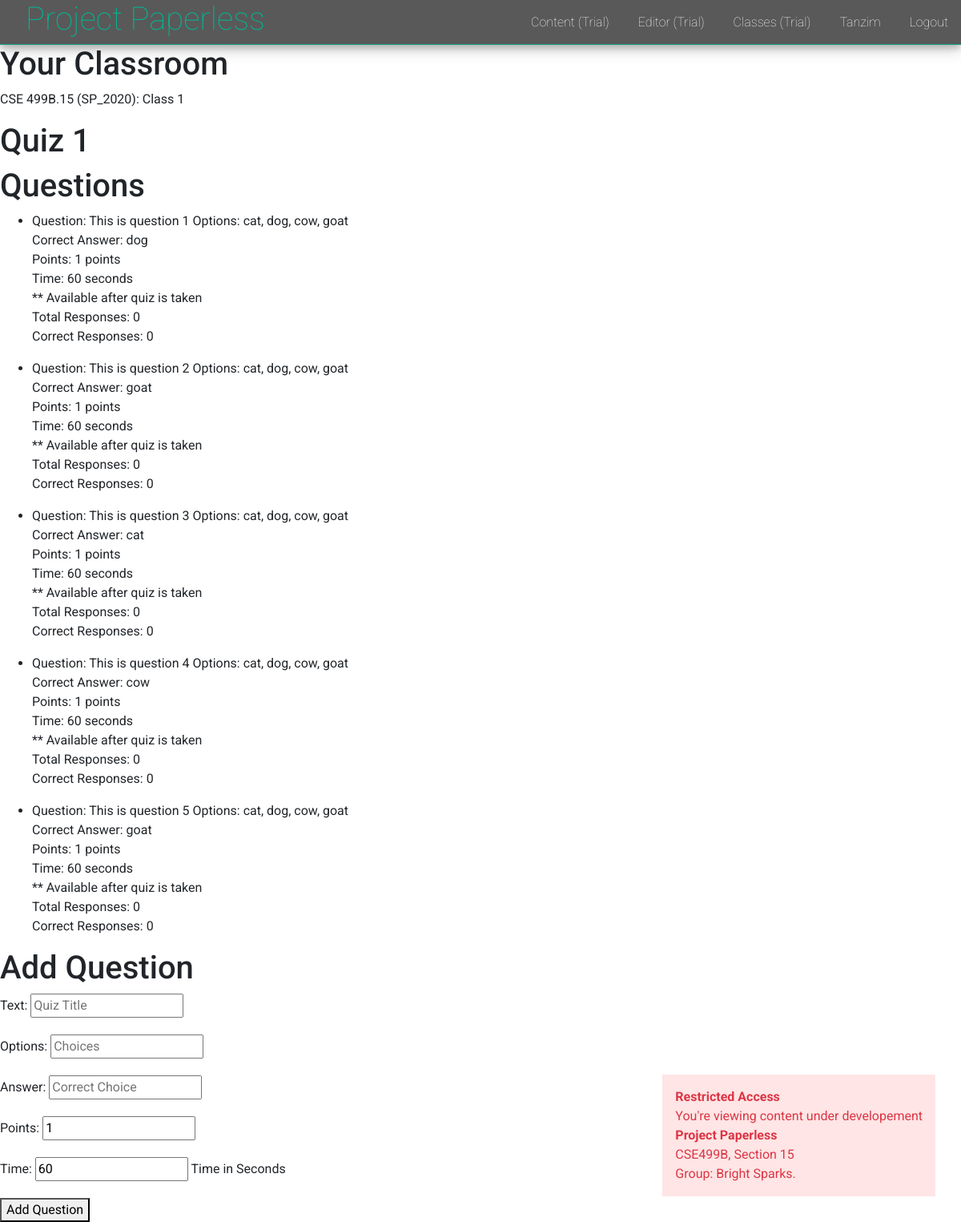
The app's page /classroom/uoCd/3/quiz/ (signed in) with its own data.
### users/models.py (models this page shows)
class User(AbstractUser):
    username = models.CharField(
        error_messages={'unique': 'A user with that username already exists.'},
        help_text='Required. 10 characters or fewer.',
        max_length=10,
        unique=True,
        primary_key=True,
        validators=[UnicodeUsernameValidator(), MinLengthValidator(3)],
        verbose_name='username')
    is_educator = models.BooleanField(default=False)

### classrooms/models.py (models this page shows, shortened)
class Classroom(models.Model):
    id = models.CharField(max_length=128, primary_key=True)
    name = models.CharField(max_length=128)
    semester = models.CharField(max_length=12)
    course_code = models.CharField(max_length=30)
    section = models.IntegerField()
    students = models.ManyToManyField('users.User', related_name='classrooms')
    instructor = models.ForeignKey('users.User', related_name='classroom', on_delete=models.CASCADE)
    class Meta:
        constraints = [
            models.UniqueConstraint(fields=['course_code', 'section', 'semester'], name='unique_classroom')
        ]
    def get_string(self):
        return f'{self.course_code}.{self.section} ({self.semester}): {self.name}'

class Quiz(models.Model):
    title = models.CharField(max_length=128)
    classroom = models.ForeignKey(Classroom, on_delete=models.CASCADE, related_name='quiz')
    students = models.ManyToManyField('users.User', related_name='quizzes', through='Performance')
    due_date = models.DateField()
    class Meta:
        constraints = [
            models.UniqueConstraint(fields=['classroom', 'title'], name='unique_quiz')
        ]
    def __str__(self):
        return f'{self.title}'

class Question(models.Model):
    text = models.CharField(max_length=255)
    quiz = models.ForeignKey(Quiz, on_delete=models.CASCADE, related_name='question')
    options = models.CharField(max_length=255)
    answer = models.CharField(max_length=128)
    points = models.IntegerField(default=1)
    time = models.IntegerField(default=60, help_text='Time in Seconds')
    total_responses = models.IntegerField(default=0)
    correct_responses = models.IntegerField(default=0)
    class Meta:
        constraints = [
            models.UniqueConstraint(fields=['quiz', 'text'], name='unique_question')
        ]
    def __str__(self):
        return f'{self.text}'

### classrooms/views.py (the view)
# urls.py: path('<str:class_id>/<str:quiz_id>/quiz/', show_quiz, name='show_quiz'),
def show_quiz(request, class_id, quiz_id):
    try:
        classroom = request.user.classroom.get(id=class_id)
        quiz = classroom.quiz.get(id=quiz_id)
    except Classroom.DoesNotExist:
        raise Http404('Classroom Not found')
    except Quiz.DoesNotExist:
        raise Http404('Quiz Not found')
    print(quiz)
    question_form = QuestionForm(request.POST or None)
    if question_form.is_valid():
        question = question_form.save(commit=False)
        question.quiz = quiz
        question.save()
        return redirect('classrooms:show_quiz', class_id=class_id, quiz_id=quiz_id)
    questions = quiz.question.all()
    print(questions)
    context = {
        'classroom': classroom,
        'quiz': quiz,
        'questions': questions,
        'question_form': question_form
    }
    return render(request, 'classrooms/show_quiz.html', context)

### classrooms/forms.py
class QuestionForm(forms.ModelForm):
    class Meta:
        model = Question
        fields = ['text', 'options', 'answer', 'points', 'time']
    def __init__(self, *args, **kwargs):
        super().__init__(*args, **kwargs)
        self.fields['text'].widget.attrs.update({'placeholder': 'Quiz Title', 'class': 'input'})
        self.fields['options'].widget.attrs.update({'placeholder': 'Choices', 'class': 'input'})
        self.fields['answer'].widget.attrs.update({'placeholder': 'Correct Choice', 'class': 'input'})
        self.fields['points'].widget.attrs.update({'placeholder': 'Points', 'class': 'input'})
        self.fields['time'].widget.attrs.update({'placeholder': 'Time (in seconds)', 'class': 'input'})

### templates/classrooms/show_quiz.html (shortened to what this page needs)
{% extends 'layout.html' %}
{% block body %}
  <div class="ceiling"></div>
  <h1>Your Classroom</h1>
  <p>{{ classroom.get_string }}</p>
  <h1>{{ quiz }}</h1>
  <h1>Questions</h1>
  {% for question in questions %}
    <ul>
      <li>
        Question: {{ question }}
        Options: {{ question.options }} <br>
        Correct Answer: {{ question.answer }} <br>
        Points: {{ question.points }} points <br>
        Time: {{ question.time }} seconds <br>
        ** Available after quiz is taken <br>
        Total Responses: {{ question.total_responses }} <br>
        Correct Responses: {{ question.correct_responses }} <br>
      </li>
    </ul>
  {% endfor %}
  <h1>Add Question</h1>
  <form action="{% url 'classrooms:show_quiz' classroom.id quiz.id %}" method="POST">
    {{ question_form.as_p }}
    <button type="submit">Add Question</button>
  </form>
{% endblock %}

### templates/includes/_navbar.html
<nav id="navigation_bar">
  <h1 id="logo"><a href="/">Project Paperless</a></a></h1>
  <div id="navigation_links">
    <ul>
      <li><a href="/content/">Content (Trial)</a></li>
      <li><a href="/content/editor/">Editor (Trial)</a></li>
      {% if request.user.is_authenticated %}
        <li><a href="/classroom/">Classes (Trial)</a></li>
        <li><a href="/dashboard/">{{ request.user.first_name }}</a></li>
        <li><a href="/logout/">Logout</a></li>
      {% else %}
        <li><a href="/student/login/">Login</a></li>
        <li><a href="/student/register/">Register</a></li>
      {% endif %}
    </ul>
  </div>
</nav>

### static/style.css (style rules this page uses)
body { margin: 0; padding: 0; font-family: 'Roboto', sans-serif; }
nav { position: fixed; top: 0; background-color: rgba(48, 48, 48, 0.8); border-bottom: 1px solid rgba(0, 184, 148,0.8); box-shadow: 0 4px 8px 0 rgba(0, 0, 0, 0.2), 0 6px 20px 0 rgba(0, 0, 0, 0.19); width: 100%; height: 3.5rem; z-index: 7; }
#logo { display: inline-block; height: 3.5rem; padding-left: 2rem; padding-right: 2rem; }
#logo a { color: #00b894; text-decoration: none; font-weight: 100; }
#navigation_links { display: inline-block; position: absolute; height: 3.5rem; right: 0; }
#navigation_links li { display: inline-block; vertical-align: middle; padding: 1rem; margin: 0; }
#navigation_links a { color: white; font-weight: 100; }
.ceiling { width: 100%; height: 3.5rem; }

### records on screen
User: user.first_name "Tanzim"
Classroom: get_string "CSE 499B.15 (SP_2020): Class 1"
Quiz: title "Quiz 1"
Question: text "This is question 1", options "cat, dog, cow, goat", answer "dog", points "1", time "60", total_responses "0", correct_responses "0"
Question: text "This is question 2", options "cat, dog, cow, goat", answer "goat", points "1", time "60", total_responses "0", correct_responses "0"
Question: text "This is question 3", options "cat, dog, cow, goat", answer "cat", points "1", time "60", total_responses "0", correct_responses "0"
Question: text "This is question 4", options "cat, dog, cow, goat", answer "cow", points "1", time "60", total_responses "0", correct_responses "0"
Question: text "This is question 5", options "cat, dog, cow, goat", answer "goat", points "1", time "60", total_responses "0", correct_responses "0"
